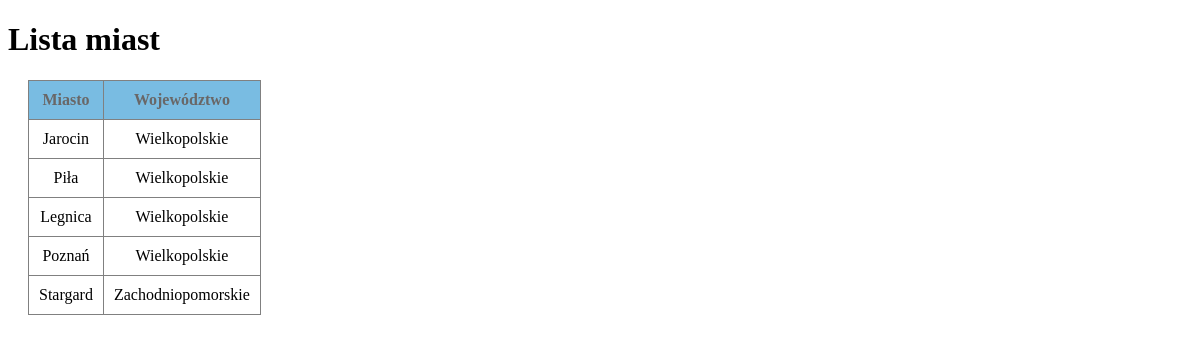
The app's page /zajęcia6/BAZY_DANYCH/1_3_customers_lista/site/miasto.php with its own data.
### tables this page shows
CREATE TABLE `cities` (
  `id` int(11) UNSIGNED NOT NULL,
  `states_id` int(20) UNSIGNED NOT NULL,
  `city` varchar(60) NOT NULL
);

CREATE TABLE `states` (
  `id` int(10) UNSIGNED NOT NULL,
  `state` varchar(20) NOT NULL
);

### zajęcia6/BAZY_DANYCH/1_3_customers_lista/site/miasto.php (the view, shortened to what this page needs)
<!DOCTYPE html>
<html lang="en">
<head>
    <link rel="stylesheet" href="../style.css">
</head>
<body>
    <h1>Lista miast</h1>
    <?php
require_once("../scripts/connect.php");
$sql = "SELECT cities.city,states.state FROM `cities` INNER JOIN states ON cities.states_id=states.id ORDER BY state";
$result = $connect->query($sql);
echo "<table>";
echo "<tr>
<th>Miasto</th>
<th>Województwo</th>
</tr>";
while ($row = $result->fetch_assoc()) {
   echo <<<ROW
   <tr>
    <td>$row[city]</td>
    <td>$row[state]</td>
   </tr>
   ROW;
}
echo "</table>";
?>
</body>
</html>

### zajęcia6/BAZY_DANYCH/1_3_customers_lista/style.css (style rules this page uses)
table, tr, th, td { border:solid 1px grey; text-align: center; border-collapse:collapse; padding: 10px; }
th { background-color: rgb(121, 188, 226); color: rgb(105, 103, 103); }
table { margin: 10px 0px 0px 20px; }

### records on screen
cities: city "Jarocin", states.state "Wielkopolskie"
cities: city "Piła", states.state "Wielkopolskie"
cities: city "Legnica", states.state "Wielkopolskie"
cities: city "Poznań", states.state "Wielkopolskie"
cities: city "Stargard", states.state "Zachodniopomorskie"
